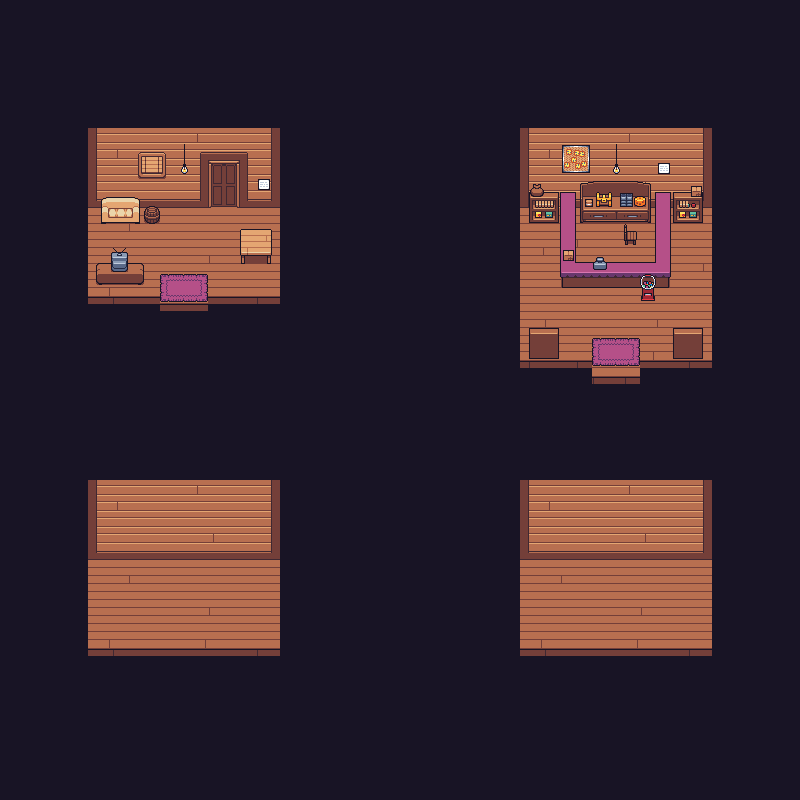

Tiled map render using the project's own tile images. Description and the map definition, with tile-layer contents summarised, below:
An orthogonal 50x50 tile map with 16x16 px tiles, 6 tile layers (Bottom, below base, base, above base, ...).

<map version="1.0" tiledversion="1.0.2" orientation="orthogonal" renderorder="right-down" width="50" height="50" tilewidth="16" tileheight="16" nextobjectid="1">
 <tileset firstgid="1" source="../Tileset/Firniture.tsx" />
 <layer name="Bottom" width="50" height="50">
  <data>[2500 cells, 2330 non-empty, 1 distinct tile ids]</data>
 </layer>
 <layer name="below base" width="50" height="50">
  <data>[2500 cells, 24 non-empty, 4 distinct tile ids]</data>
 </layer>
 <layer name="base" width="50" height="50">
  <data>[2500 cells, 927 non-empty, 29 distinct tile ids]</data>
 </layer>
 <layer name="above base" width="50" height="50">
  <data>[2500 cells, 159 non-empty, 93 distinct tile ids]</data>
 </layer>
 <layer name="Above that" width="50" height="50">
  <data>[2500 cells, 38 non-empty, 27 distinct tile ids]</data>
 </layer>
 <objectgroup name="Object Layer 1" />
 <layer name="Above objects" width="50" height="50">
  <data>[2500 cells, 11 non-empty, 8 distinct tile ids]</data>
 </layer>
</map>